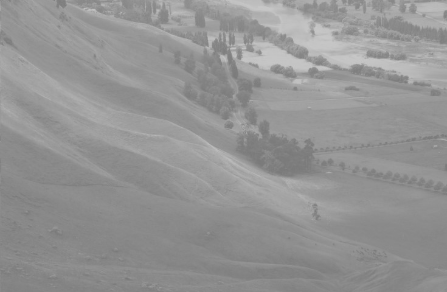
#> input picture data/image/histogram.png, 447 x 292 px, found by its file name
$ jupyter execute --allow-errors 'OpenCV_011_히스토그램_주파수영역처리_배포용.ipynb'
#> lines starting #> are read from the running program, lines starting #| are printed output that depends on the picture
<table border=1 width=100%>
    <tr><td style="border: 1px solid black; width:600px; height:30px; text-align: center;"><font size=4 color=blue><b>[10차시] 학습목표</b></font></td></tr>
    <tr><td style="border: 1px solid black; text-align: left;"><font size=3>

○ 히스토그램에 대해 학습하고 이미지의 히스토그램을 표시해 본다<br><br>
○ 주파수의 개념에 대해 학습한다<br><br>
○ 주파수 기반 처리 방법에 대해 학습한다

</font></td></tr>
</table>

# 히스토그램 (histogram)

## 개념

- 히스토그램 (Histogram) : 이미지의 색상 별로 픽셀의 개수를 그래프로 표시한 것
- Numpy, Matplotlib 라이브러리에서 함수를 제공하지만 OpenCV에서 제공하는 calcHist() 함수가 가장 성능이 좋음

## gray 이미지의 히스토그램

- <font color=red>calcHist([이미지], [채널], 특정 부분 마스크, [색상 개수], [픽셀값의 범위]) 픽셀값의 범위는 x축의 range </font>
   - 채널은 흑백영상인 경우는 0, 칼라영상인 경우는 R(0), G(1), B(2)

[cell 1]
import cv2
import matplotlib.pyplot as plt
import numpy as np

img = cv2.imread('./image/histogram.png', cv2.IMREAD_GRAYSCALE)
#> img is the input picture: shape (292, 447); min 121, max 199, mean 148

plt.figure(figsize=(12,5))

plt.subplot(1, 2, 1)
plt.imshow(img, cmap='gray')
plt.title('original')
plt.axis('off')

#히스토그램
hist = cv2.calcHist([img], [0], None, [256], [0,255])  #이미지, 채널, 난수, 색상개수, 색상범위
#> hist = 256 values, max 5925 at index 137, min 0 at index 0, mean 509.9

plt.subplot(1, 2, 2)
plt.title('histogram')
plt.xlim([0,255])
plt.plot(hist)

#같은 이미지면 히스토 그램이 같게 나옴 (반전이나 회전은 분석 못하겠네?)
#히스토 그램 분석할 때 한쪽에 몰려 있는 이미지는 흐린 이미지라고 볼 수 있다.
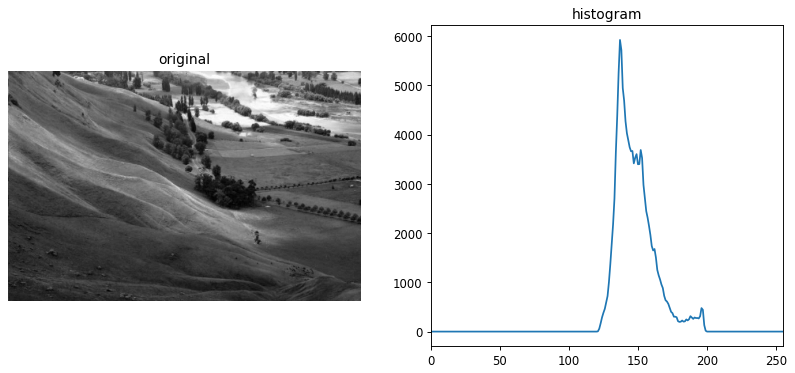
#> figure drawn by matplotlib, 2 panels; panel 2: curve peaks at x = 137, y = 5925

##  칼라 이미지의 히스토그램

[cell 2]
import cv2
import matplotlib.pyplot as plt
import numpy as np

img = cv2.imread('./image/back1.PNG', cv2.IMREAD_COLOR)
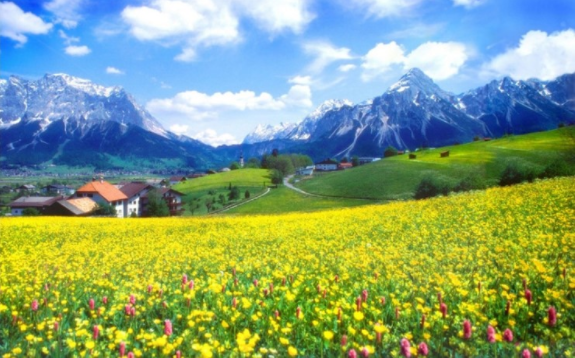
#> input picture data/image/back1.PNG, 575 x 358 px, found by its file name
#> img is the input picture: shape (358, 575, 3); mean B, G, R 123.3, 161.4, 134.1
img = cv2.cvtColor(img, cv2.COLOR_BGR2RGB)

plt.figure(figsize=(12,5))

plt.subplot(1, 2, 1)
plt.imshow(img)
plt.title('original')
plt.axis('off')

#히스토그램
hist_red = cv2.calcHist([img], [0], None, [256], [0,255])  #이미지, 채널, 난수, 색상개수, 색상범위  칼라에선 0이 red가 됨
#> hist_red = 256 values, max 1203 at index 96, min 0 at index 255, mean 801.6
hist_green = cv2.calcHist([img], [1], None, [256], [0,255])
#> hist_green = 256 values, max 1757 at index 191, min 0 at index 0, mean 800.4
hist_blue = cv2.calcHist([img], [2], None, [256], [0,255])
#> hist_blue = 256 values, max 10010 at index 253, min 0 at index 255, mean 777

plt.subplot(1, 2, 2)
plt.title('histogram')
plt.xlim([0,255])
plt.plot(hist_red, c='r')
plt.plot(hist_green, c='g')
plt.plot(hist_blue, c='b')
plt.show()
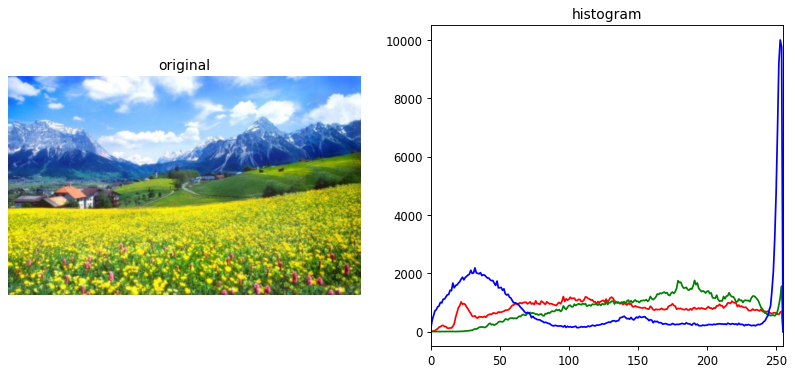
#> figure drawn by matplotlib, 2 panels; panel 2: curve peaks at x = 96, y = 1203; panel 2: curve peaks at x = 191, y = 1757; panel 2: curve peaks at x = 253, y = 10010

[cell 3]
import cv2
import matplotlib.pyplot as plt
import numpy as np

img = cv2.imread('./image/yellow.png', cv2.IMREAD_COLOR)
#> (the rest of this cell did not finish here and is left out)

## 히스토그램 균일화(평활화)

- 색상 분포를 균일하게 변경하여 이미지의 콘트라스트를 강조하는 방법

- <font color=red>cv2.equalizeHist(img)</font> : 히스토그램 균일화 함수

- 콘트라스트가 너무 강조된 경향이 있으므로 cv2.createCLAHE() 함수를 적용하면 더 나은 결과가 가능함.

[cell 4]
img1 = cv2.equalizeHist(img)
hist2 = cv2.calcHist([img1], [0], None, [256], [0,255])
#> hist2 = 256 values from 0 to 0

plt.figure(figsize=(12,5))

plt.subplot(1, 2, 1)
#> (the rest of this cell did not finish here and is left out)

## 2차원 히스토그램

- 2개의 축(H, S)이 만나는 지점의 개수를 표현
- 명도와 채도를 같이 보자는 것

[cell 5]
import cv2
import matplotlib.pyplot as plt
import numpy as np

img = cv2.imread('./image/back1.PNG', cv2.IMREAD_COLOR)
img = cv2.cvtColor(img, cv2.COLOR_BGR2RGB)

plt.figure(figsize=(12,5))

plt.subplot(1, 2, 1)
plt.imshow(img)
plt.title('original')
plt.axis('off')

#hsv로 변환

hsv = cv2.cvtColor(img, cv2.COLOR_RGB2HSV)
#> hsv: shape (358, 575, 3); mean H, S, V 69.2, 154.3, 188.1

#[0,1] : 색상(0), 채도(1), 명도(2)
#[180, 256] : 색상(180)과 채도(250)의 막대의 수
#[0, 179, 0, 255] : 0, 179(색상의 범위), 0, 255(채도의 범위)
hist = cv2.calcHist([hsv], [0,1], None, [180,256], [0, 179, 0, 255])
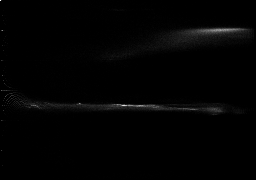
#> hist: shape (180, 256) float32; min 0, max 419, mean 4.5; drawn with min black and max white

plt.subplot(1, 2, 2)
plt.title('histogram2')
plt.xlabel("Saturation")
plt.ylabel("Hue")
plt.colorbar()
plt.imshow(hist)
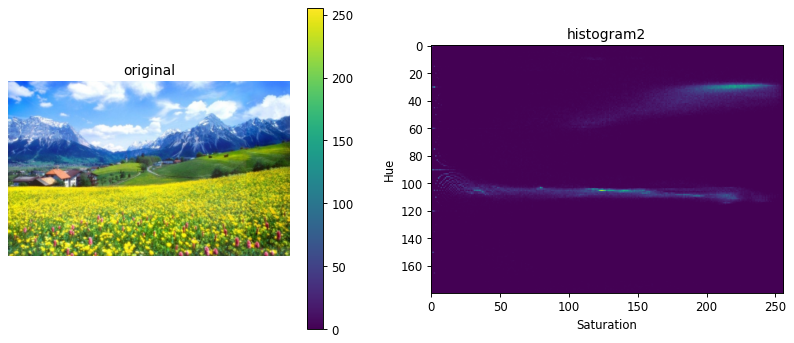
#> figure drawn by matplotlib, 3 panels

[cell 6]
import cv2
import matplotlib.pyplot as plt
import numpy as np

img = cv2.imread('./image/cheado.png', cv2.IMREAD_COLOR)
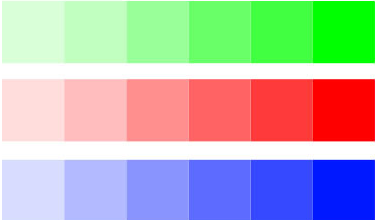
#> input picture data/image/cheado.png, 375 x 220 px, found by its file name
#> img is the input picture: shape (220, 375, 3); mean B, G, R 179.1, 181.6, 179
img = cv2.cvtColor(img, cv2.COLOR_BGR2RGB)

plt.figure(figsize=(12,5))

plt.subplot(1, 2, 1)
plt.imshow(img)
plt.title('original')
plt.axis('off')

#hsv로 변환

hsv = cv2.cvtColor(img, cv2.COLOR_RGB2HSV)
#> hsv: shape (220, 375, 3); mean H, S, V 58.7, 114.4, 254.5

#[0,1] : 색상(0), 채도(1), 명도(2)
#[180, 256] : 색상(180)과 채도(250)의 막대의 수
#[0, 179, 0, 255] : 0, 179(색상의 범위), 0, 255(채도의 범위)
hist = cv2.calcHist([hsv], [0,1], None, [180,256], [0, 179, 0, 255])
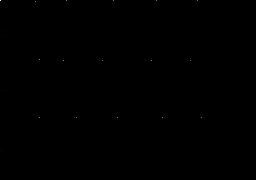
#> hist: shape (180, 256) float32; min 0, max 6880, mean 1.5; drawn with min black and max white

plt.subplot(1, 2, 2)
plt.title('histogram2')
plt.xlabel("Saturation")
plt.ylabel("Hue")
plt.colorbar()
plt.imshow(hist)
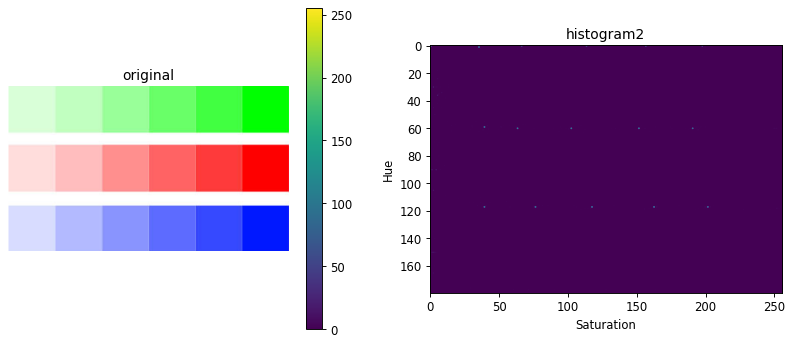
#> figure drawn by matplotlib, 3 panels
